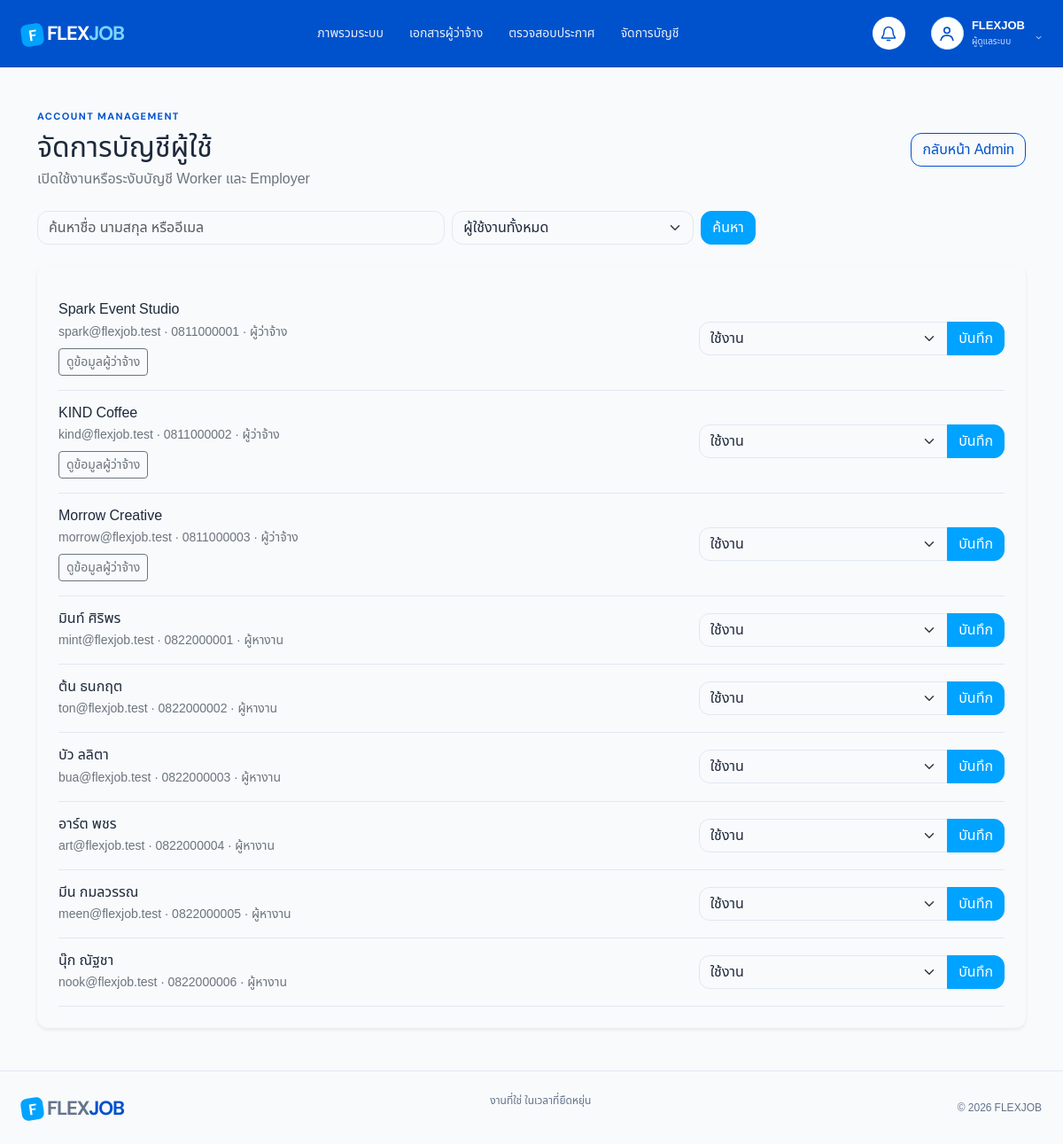
The page /admin/users.php (signed in) on the database its author committed.
### tables this page shows
CREATE TABLE users (
  user_id INT UNSIGNED AUTO_INCREMENT PRIMARY KEY,
  first_name VARCHAR(100) NOT NULL,
  last_name VARCHAR(100) NOT NULL,
  email VARCHAR(190) NOT NULL UNIQUE,
  password_hash VARCHAR(255) NOT NULL,
  role ENUM('admin', 'employer', 'worker') NOT NULL,
  phone VARCHAR(30) NULL,
  account_status ENUM('active', 'suspended') NOT NULL DEFAULT 'active',
  created_at TIMESTAMP NOT NULL DEFAULT CURRENT_TIMESTAMP
);

### config/config.php (called while the page is built, shortened)
<?php
function user(): ?array
{
    return $_SESSION['user'] ?? null;
}
function e(?string $value): string
{
    return htmlspecialchars((string)$value, ENT_QUOTES, 'UTF-8');
}

### admin/users.php (the view, shortened to what this page needs)
<?php
require_once __DIR__ . '/../config/config.php';
$pdo = db();
$query = trim($_GET['q'] ?? '');
$sql = "SELECT user_id, first_name, last_name, email, phone, role, account_status, created_at FROM users WHERE role IN ('worker', 'employer')";
$params = [];
$sql .= ' ORDER BY created_at DESC';
$statement = $pdo->prepare($sql);
$statement->execute($params);
$accounts = $statement->fetchAll();
require APP_ROOT . '/partials/header.php';
?>
<main class="container py-5">
    <div class="d-flex flex-column flex-md-row justify-content-between align-items-md-center gap-3 mb-4">
        <div>
            <p class="eyebrow">ACCOUNT MANAGEMENT</p>
            <h1 class="h2 mb-1">จัดการบัญชีผู้ใช้</h1>
            <p class="text-secondary mb-0">เปิดใช้งานหรือระงับบัญชี Worker และ Employer</p>
        </div><a class="btn btn-outline-primary" href="<?= BASE_URL ?>/admin/dashboard.php">กลับหน้า Admin</a>
    </div>
    <form class="row g-2 mb-4" method="get">
        <div class="col-md-5"><input class="form-control" name="q" value="<?= e($query) ?>" placeholder="ค้นหาชื่อ นามสกุล หรืออีเมล"></div>
        <div class="col-md-3"><select class="form-select" name="role" aria-label="กรองประเภทบัญชี">
                <option value="">ผู้ใช้งานทั้งหมด</option>
            </select></div>
        <div class="col-auto"><button class="btn btn-success" type="submit">ค้นหา</button></div>
    </form>
    <div class="card border-0 shadow-sm">
        <div class="card-body p-4">
            <?php foreach ($accounts as $account): ?><article class="border-bottom py-3">
                    <div class="row g-3 align-items-center">
                        <div class="col-lg">
                            <h2 class="h6 mb-1"><?= e($account['first_name'] . ' ' . $account['last_name']) ?></h2>
                            <p class="text-secondary small mb-0"><?= e($account['email']) ?> · <?= e($account['phone'] ?: '-') ?> · <?= $account['role'] === 'employer' ? 'ผู้ว่าจ้าง' : 'ผู้หางาน' ?></p>
                            <?php if ($account['role'] === 'employer'): ?><a class="btn btn-sm btn-outline-secondary mt-2" href="<?= BASE_URL ?>/admin/employer.php?id=<?= $account['user_id'] ?>">ดูข้อมูลผู้ว่าจ้าง</a><?php endif; ?>
                        </div>
                        <form class="col-lg-4" method="post"><input type="hidden" name="user_id" value="<?= $account['user_id'] ?>">
                            <div class="input-group"><select class="form-select" name="status">
                                    <option value="active" <?= $account['account_status'] === 'active' ? 'selected' : '' ?>>ใช้งาน</option>
                                </select><button class="btn btn-success" type="submit">บันทึก</button></div>
                        </form>
                    </div>
                </article><?php endforeach; ?>
        </div>
    </div>
</main>
<?php require APP_ROOT . '/partials/footer.php'; ?>

### partials/header.php (shortened to what this page needs)
<?php
require_once __DIR__ . '/../config/config.php';
$currentUser = user();
$role = $currentUser['role'] ?? '';
$roleLabels = [
    'worker' => 'ผู้หางาน',
    'employer' => 'ผู้ว่าจ้าง',
    'admin' => 'ผู้ดูแลระบบ',
];
$roleLabel = $roleLabels[$role] ?? '';
$accountDisplayName = $currentUser
    ? preg_split('/\s+/u', trim($currentUser['name']))[0]
    : '';
$brandPath = $role === 'admin' ? 'admin/dashboard.php' : 'index.php';
$styles = array_merge(['header', 'header-theme'], $pageStyles ?? [], ['theme']);
?>
<!doctype html>
<html lang="th">
<head>
    <link href="https://cdn.jsdelivr.net/npm/bootstrap@5.3.3/dist/css/bootstrap.min.css" rel="stylesheet">
    <link rel="stylesheet" href="<?= BASE_URL ?>/app.css?v=<?= filemtime(APP_ROOT . '/app.css') ?>">
    <?php foreach ($styles as $style):
        $styleFile = APP_ROOT . '/assets/css/' . $style . '.css';
        $styleVersion = is_file($styleFile) ? filemtime($styleFile) : time();
    ?>
        <link rel="stylesheet" href="<?= BASE_URL ?>/assets/css/<?= e($style) ?>.css?v=<?= $styleVersion ?>">
    <?php endforeach ?>
</head>
<body>
    <header class="site-header">
        <a class="brand" href="<?= BASE_URL ?>/<?= $brandPath ?>">
            <span class="brand-mark">F</span>FLEX<span>JOB</span>
        </a>
        <nav class="main-nav">
            <?php if ($role === 'admin'): ?>
                <a href="<?= BASE_URL ?>/admin/dashboard.php">ภาพรวมระบบ</a>
                <a href="<?= BASE_URL ?>/admin/documents.php">เอกสารผู้ว่าจ้าง</a>
                <a href="<?= BASE_URL ?>/admin/jobs.php">ตรวจสอบประกาศ</a>
                <a href="<?= BASE_URL ?>/admin/users.php">จัดการบัญชี</a>
            <?php endif ?>
        </nav>
        <div class="header-actions">
            <?php if ($currentUser): ?>
                <details class="notification-menu">
                    <summary aria-label="การแจ้งเตือน">
                        <span class="notification-bell">
                            <svg viewBox="0 0 24 24" aria-hidden="true"><path d="M18 9a6 6 0 0 0-12 0c0 7-3 7-3 9h18c0-2-3-2-3-9"></path><path d="M10 21h4"></path></svg>
                        </span>
                    </summary>
                </details>
                <details class="account-menu">
                    <summary>
                        <span class="account-avatar" aria-label="บัญชีผู้ใช้">
                            <svg viewBox="0 0 24 24" aria-hidden="true">
                                <circle cx="12" cy="8" r="3.5"></circle>
                                <path d="M4.5 20c.8-4 3.3-6 7.5-6s6.7 2 7.5 6"></path>
                            </svg>
                        </span>
                        <span>
                            <span class="account-name"><?= e($accountDisplayName) ?></span>
                            <span class="account-role"><?= e($roleLabel) ?></span>
                        </span>
                        <span class="account-caret">⌄</span>
                    </summary>
                </details>
            <?php else: ?>
                <a class="text-link" href="<?= BASE_URL ?>/auth/login.php">เข้าสู่ระบบ</a>
                <a class="btn btn-light btn-sm fw-semibold px-3" href="<?= BASE_URL ?>/auth/register.php">สมัครใช้งาน</a>
            <?php endif ?>
        </div>
    </header>

### partials/footer.php (shortened to what this page needs)
<footer class="d-flex flex-column flex-sm-row align-items-center justify-content-between gap-3 px-4 py-4"><a class="brand" href="<?= BASE_URL ?>/index.php"><span class="brand-mark">F</span>FLEX<span>JOB</span></a>
    <p>งานที่ใช่ ในเวลาที่ยืดหยุ่น</p><span>© 2026 FLEXJOB</span>
</footer>
</body>
</html>

### app.css (style rules this page uses)
:root { --ink:#17231f; --green:#166b54; --lime:#d7f56d; --paper:#f7f8f4; --muted:#697671; --line:#dde6e0; --red:#bd4d3d; --white:#fff }
* { box-sizing:border-box }
body { margin:0; background:var(--paper); color:var(--ink); font-family:"Noto Sans Thai",sans-serif }
a { text-decoration:none; color:inherit }
button,input,textarea,select { font:inherit }
.site-header { height:76px; padding:0 max(24px,7vw); background:#fff; border-bottom:1px solid #edf0ee; display:flex; align-items:center; justify-content:space-between }
.brand { font:700 22px "DM Sans"; letter-spacing:-1.2px }
.brand>span:not(.brand-mark),.green { color:var(--green) }
.brand-mark { display:inline-grid; place-items:center; width:25px; height:25px; margin-right:4px; background:var(--lime); border-radius:7px; font-size:17px; transform:rotate(-8deg) }
.main-nav,.header-actions { display:flex; align-items:center; gap:29px }
.main-nav a,.text-link { font-size:14px; color:#43514b }
.eyebrow { margin:0 0 10px; color:var(--green); font:700 11px "DM Sans"; letter-spacing:1.4px }
footer { display:flex; justify-content:space-between; align-items:center; padding:28px max(24px,7vw); border-top:1px solid var(--line); color:var(--muted); font-size:12px }

### assets/css/header.css (style rules this page uses)
.site-header { padding-left: clamp(16px, 2vw, 32px); padding-right: clamp(16px, 2vw, 32px); }
.account-menu { position: relative; }
.notification-menu { position: relative; }
.notification-menu summary { list-style: none; cursor: pointer; }
.notification-bell { position: relative; display: grid; place-items: center; width: 37px; height: 37px; border-radius: 50%; background: #fff; color: var(--green); }
.notification-bell svg { width: 20px; height: 20px; fill: none; stroke: currentColor; stroke-linecap: round; stroke-linejoin: round; stroke-width: 1.8; }
.account-menu summary { display: flex; align-items: center; gap: 9px; list-style: none; cursor: pointer; }
.account-avatar { display: grid; place-items: center; width: 35px; height: 35px; border-radius: 50%; background: #3678ef; color: #fff; font: 700 13px "DM Sans"; }
.account-name { display: block; max-width: 95px; overflow: hidden; text-overflow: ellipsis; white-space: nowrap; color: #26332f; font-size: 13px; font-weight: 700; }
.account-role { display: block; margin-top: 1px; color: #72817b; font-size: 10px; }
.account-caret { margin-left: 3px; color: #8c9a95; font-size: 15px; }

### assets/css/header-theme.css (style rules this page uses)
.site-header { padding-left: clamp(16px, 2vw, 32px); padding-right: clamp(16px, 2vw, 32px); background: var(--green); border-bottom-color: #258067; }
.site-header .brand { color: #fff; }
.site-header .brand > span:not(.brand-mark) { color: var(--lime); }
.site-header .main-nav a { color: rgba(255, 255, 255, 0.9); font-weight: 500; transition: color 0.2s ease; }
.account-avatar { width: 37px; height: 37px; border: 1.5px solid #bce6c4; background: #fff; color: var(--green); }
.account-avatar svg { width: 22px; height: 22px; fill: none; stroke: currentColor; stroke-linecap: round; stroke-linejoin: round; stroke-width: 1.8; }
.account-name { color: #fff; }
.account-role, .account-caret { color: #c7e5d8; }

### assets/css/theme.css (style rules this page uses)
:root { --ink: #1e293b; --green: #0052cc; --lime: #00a3ff; --paper: #f8fafc; --muted: #64748b; --line: #e2e8f0; --white: #ffffff; --bs-body-bg: #f8fafc; --bs-body-color: #1e293b; --bs-body-font-family: "Noto Sans Thai", sans-serif; --bs-border-color: #e2e8f0; --bs-border-radius: 0.75rem; --bs-primary: #0052cc; --bs-primary-rgb: 0, 82, 204; --bs-link-color: #0052cc; --bs-link-hover-color: #0045ad; }
body { display: flex; flex-direction: column; min-height: 100vh; background: var(--paper); color: var(--ink); }
main { flex: 1 0 auto; }
footer { flex-shrink: 0; }
.site-header { background: #0052cc; border-bottom-color: #0045ad; }
.site-header .brand > span:not(.brand-mark), .site-header .main-nav a:hover { color: #7dd3fc; }
.brand-mark { background: #00a3ff; color: #ffffff; }
.account-avatar { border-color: #bae6fd; color: #0052cc; }
.account-role, .account-caret { color: #bfdbfe; }
.btn-primary, .btn-success, .worker-welcome .btn-success, .employer-guide-copy .btn-success { --bs-btn-bg: #00a3ff; --bs-btn-border-color: #00a3ff; --bs-btn-hover-bg: #0077e6; --bs-btn-hover-border-color: #0077e6; --bs-btn-active-bg: #006bcc; --bs-btn-active-border-color: #006bcc; }
.btn-outline-primary { --bs-btn-color: #0052cc; --bs-btn-border-color: #0052cc; --bs-btn-hover-bg: #0052cc; --bs-btn-hover-border-color: #0052cc; --bs-btn-active-bg: #0045ad; --bs-btn-active-border-color: #0045ad; }

### rows shown on the page
users: first_name+last_name "Spark Event Studio", email "spark@flexjob.test", phone "0811000001", role "ผู้ว่าจ้าง", status "ใช้งาน"
users: first_name+last_name "KIND Coffee", email "kind@flexjob.test", phone "0811000002", role "ผู้ว่าจ้าง", status "ใช้งาน"
users: first_name+last_name "Morrow Creative", email "morrow@flexjob.test", phone "0811000003", role "ผู้ว่าจ้าง", status "ใช้งาน"
users: first_name+last_name "มินท์ ศิริพร", email "mint@flexjob.test", phone "0822000001", role "ผู้หางาน", status "ใช้งาน"
users: first_name+last_name "ต้น ธนกฤต", email "ton@flexjob.test", phone "0822000002", role "ผู้หางาน", status "ใช้งาน"
users: first_name+last_name "บัว ลลิตา", email "bua@flexjob.test", phone "0822000003", role "ผู้หางาน", status "ใช้งาน"
users: first_name+last_name "อาร์ต พชร", email "art@flexjob.test", phone "0822000004", role "ผู้หางาน", status "ใช้งาน"
users: first_name+last_name "มีน กมลวรรณ", email "meen@flexjob.test", phone "0822000005", role "ผู้หางาน", status "ใช้งาน"
users: first_name+last_name "นุ๊ก ณัฐชา", email "nook@flexjob.test", phone "0822000006", role "ผู้หางาน", status "ใช้งาน"

### other values the page prints
$accountDisplayName "FLEXJOB"
$roleLabel "ผู้ดูแลระบบ"
